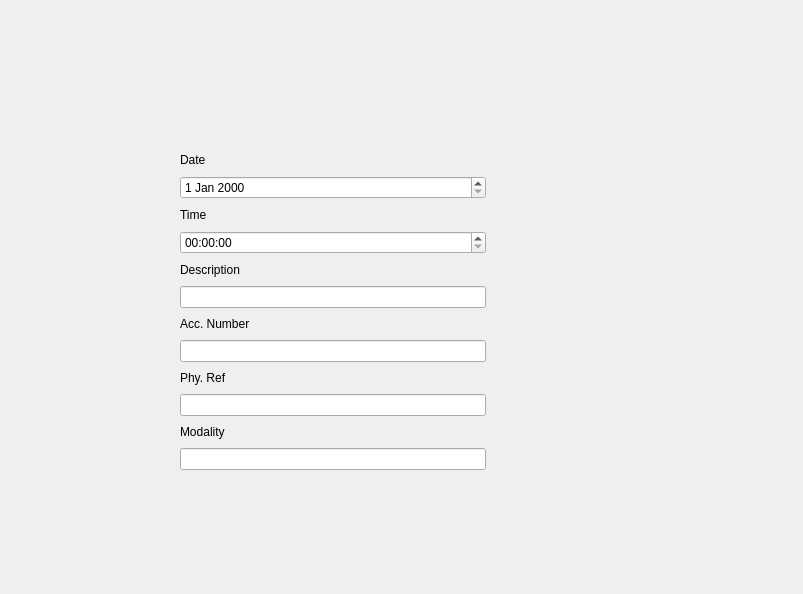
<?xml version="1.0" encoding="UTF-8"?>
<ui version="4.0">
 <class>Form</class>
 <widget class="QWidget" name="Form">
  <property name="geometry">
   <rect>
    <x>0</x>
    <y>0</y>
    <width>803</width>
    <height>594</height>
   </rect>
  </property>
  <property name="windowTitle">
   <string>Form</string>
  </property>
  <widget class="QWidget" name="layoutWidget">
   <property name="geometry">
    <rect>
     <x>180</x>
     <y>150</y>
     <width>306</width>
     <height>386</height>
    </rect>
   </property>
   <layout class="QVBoxLayout" name="verticalLayout_11">
    <item>
     <layout class="QVBoxLayout" name="verticalLayout_5">
      <item>
       <layout class="QHBoxLayout" name="horizontalLayout_5">
        <item>
         <widget class="QLabel" name="labelStudyDate">
          <property name="text">
           <string>Date</string>
          </property>
         </widget>
        </item>
        <item>
         <spacer name="horizontalSpacer_4">
          <property name="orientation">
           <enum>Qt::Horizontal</enum>
          </property>
          <property name="sizeHint" stdset="0">
           <size>
            <width>40</width>
            <height>20</height>
           </size>
          </property>
         </spacer>
        </item>
       </layout>
      </item>
      <item>
       <widget class="QDateEdit" name="studyDate"/>
      </item>
     </layout>
    </item>
    <item>
     <layout class="QVBoxLayout" name="verticalLayout_6">
      <item>
       <layout class="QHBoxLayout" name="horizontalLayout_6">
        <item>
         <widget class="QLabel" name="labelStudyTime">
          <property name="text">
           <string>Time</string>
          </property>
         </widget>
        </item>
        <item>
         <spacer name="horizontalSpacer_5">
          <property name="orientation">
           <enum>Qt::Horizontal</enum>
          </property>
          <property name="sizeHint" stdset="0">
           <size>
            <width>40</width>
            <height>20</height>
           </size>
          </property>
         </spacer>
        </item>
       </layout>
      </item>
      <item>
       <widget class="QTimeEdit" name="studyTime"/>
      </item>
     </layout>
    </item>
    <item>
     <layout class="QVBoxLayout" name="verticalLayout_9">
      <item>
       <layout class="QHBoxLayout" name="horizontalLayout_9">
        <item>
         <widget class="QLabel" name="labelStudyDescription">
          <property name="text">
           <string>Description</string>
          </property>
         </widget>
        </item>
        <item>
         <spacer name="horizontalSpacer_8">
          <property name="orientation">
           <enum>Qt::Horizontal</enum>
          </property>
          <property name="sizeHint" stdset="0">
           <size>
            <width>40</width>
            <height>20</height>
           </size>
          </property>
         </spacer>
        </item>
       </layout>
      </item>
      <item>
       <widget class="QLineEdit" name="studyDescription"/>
      </item>
     </layout>
    </item>
    <item>
     <layout class="QVBoxLayout" name="verticalLayout_12">
      <item>
       <layout class="QHBoxLayout" name="horizontalLayout_11">
        <item>
         <widget class="QLabel" name="labelAccessionNumber">
          <property name="text">
           <string>Acc. Number</string>
          </property>
         </widget>
        </item>
        <item>
         <spacer name="horizontalSpacer_10">
          <property name="orientation">
           <enum>Qt::Horizontal</enum>
          </property>
          <property name="sizeHint" stdset="0">
           <size>
            <width>40</width>
            <height>20</height>
           </size>
          </property>
         </spacer>
        </item>
       </layout>
      </item>
      <item>
       <widget class="QLineEdit" name="accessionNumber"/>
      </item>
     </layout>
    </item>
    <item>
     <layout class="QVBoxLayout" name="verticalLayout_10">
      <item>
       <layout class="QHBoxLayout" name="horizontalLayout_10">
        <item>
         <widget class="QLabel" name="labelReferPhysician">
          <property name="text">
           <string>Phy. Ref</string>
          </property>
         </widget>
        </item>
        <item>
         <spacer name="horizontalSpacer_9">
          <property name="orientation">
           <enum>Qt::Horizontal</enum>
          </property>
          <property name="sizeHint" stdset="0">
           <size>
            <width>40</width>
            <height>20</height>
           </size>
          </property>
         </spacer>
        </item>
       </layout>
      </item>
      <item>
       <widget class="QLineEdit" name="referPhysician"/>
      </item>
     </layout>
    </item>
    <item>
     <layout class="QVBoxLayout" name="verticalLayout_13">
      <item>
       <layout class="QHBoxLayout" name="horizontalLayout_12">
        <item>
         <widget class="QLabel" name="labelStudyModality">
          <property name="text">
           <string>Modality</string>
          </property>
         </widget>
        </item>
        <item>
         <spacer name="horizontalSpacer_11">
          <property name="orientation">
           <enum>Qt::Horizontal</enum>
          </property>
          <property name="sizeHint" stdset="0">
           <size>
            <width>40</width>
            <height>20</height>
           </size>
          </property>
         </spacer>
        </item>
       </layout>
      </item>
      <item>
       <widget class="QLineEdit" name="studyModality"/>
      </item>
     </layout>
    </item>
    <item>
     <spacer name="verticalSpacer_2">
      <property name="orientation">
       <enum>Qt::Vertical</enum>
      </property>
      <property name="sizeHint" stdset="0">
       <size>
        <width>20</width>
        <height>40</height>
       </size>
      </property>
     </spacer>
    </item>
   </layout>
  </widget>
 </widget>
 <resources/>
 <connections/>
</ui>
